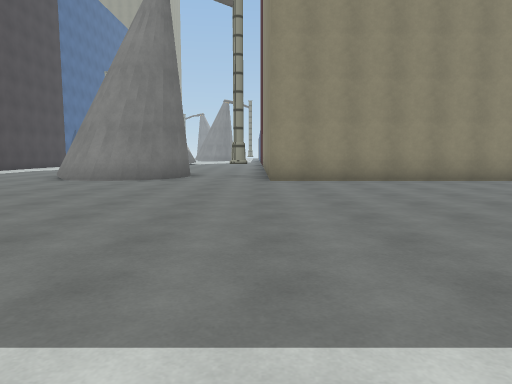
view 1 (above)

20 first-person views from a walk through a Unity game level. The camera is 1.3 m above the floor, tilts 6° down and sees 70° across. The floor is counted in squares, 2 m on a side. Each view is taken from the middle of a square. On the plan, view 1 faces up. The plan holds only what a view shows up to about 11 squares ahead; the rest is blank. The place goes on beyond the plan. Surface patterns are stand-ins for the level's own textures.

view 2
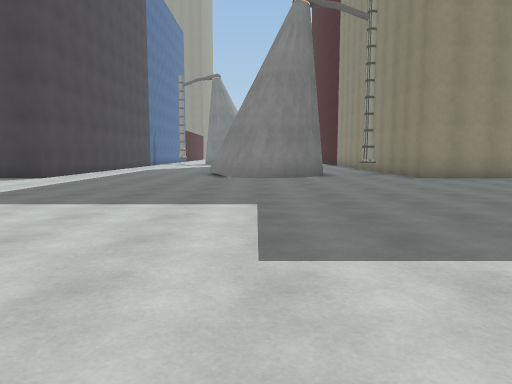

view 3
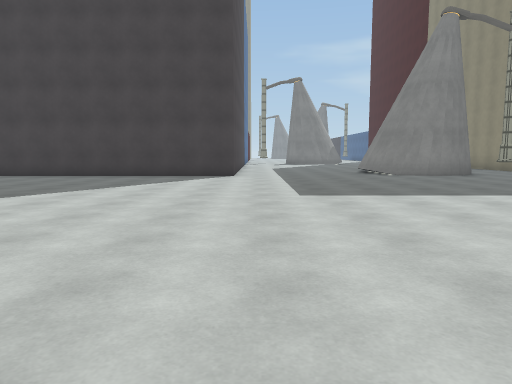

view 4
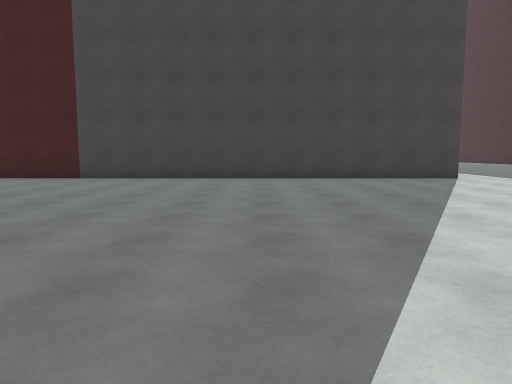

view 5
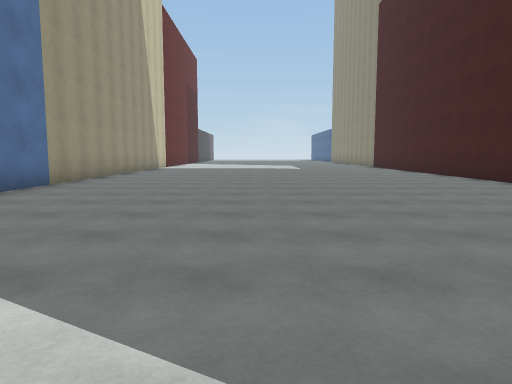

view 6
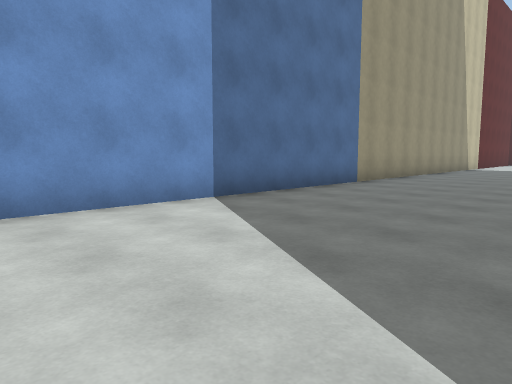

view 7
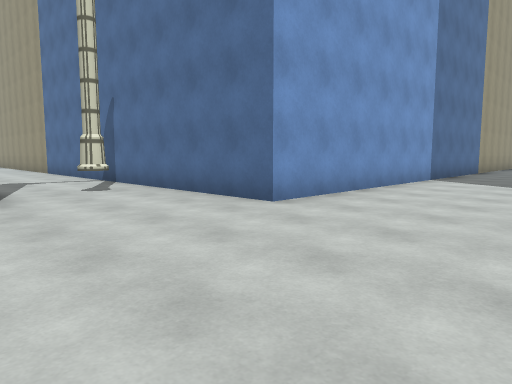

view 8
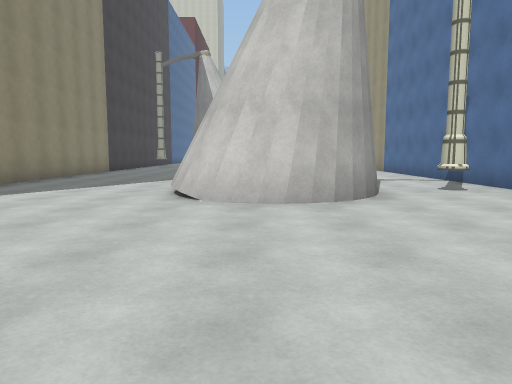

view 9
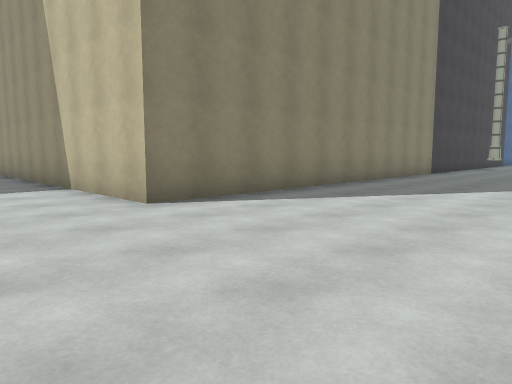

view 10
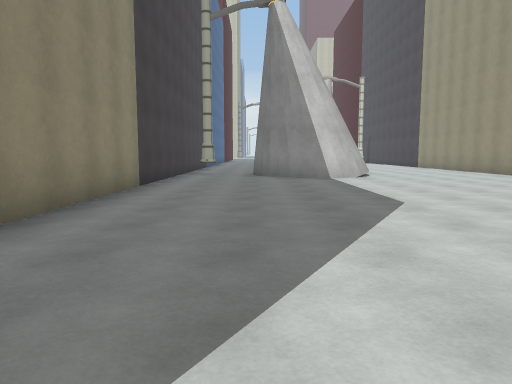

view 11
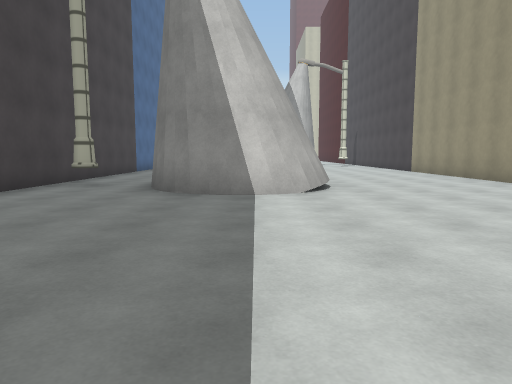

view 12
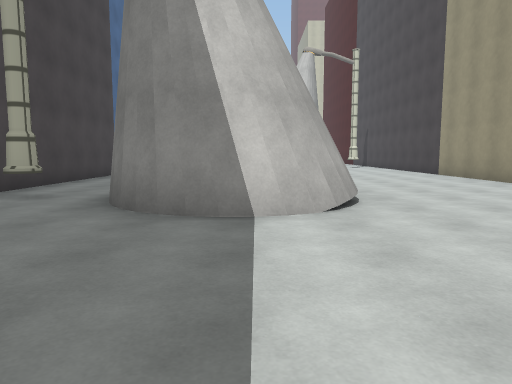

view 13
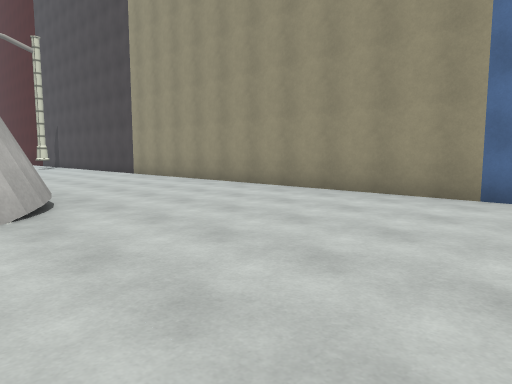

view 14
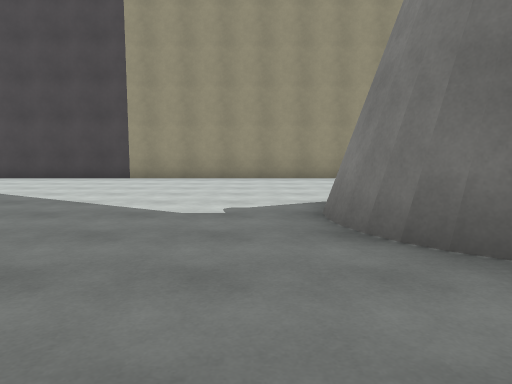

view 15
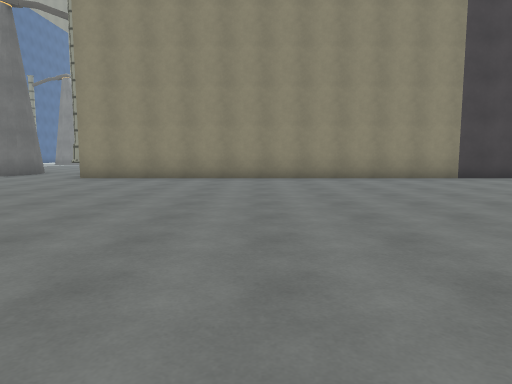

view 16
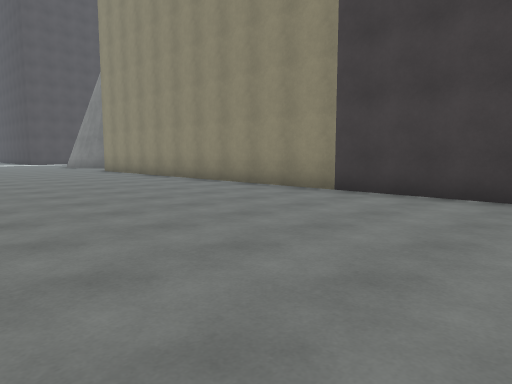

view 17
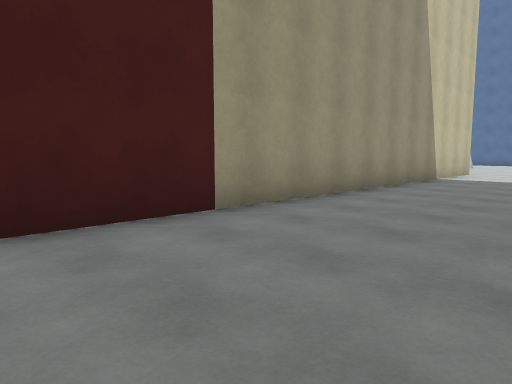

view 18
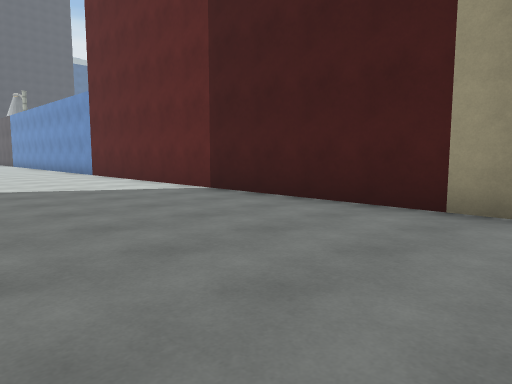

view 19
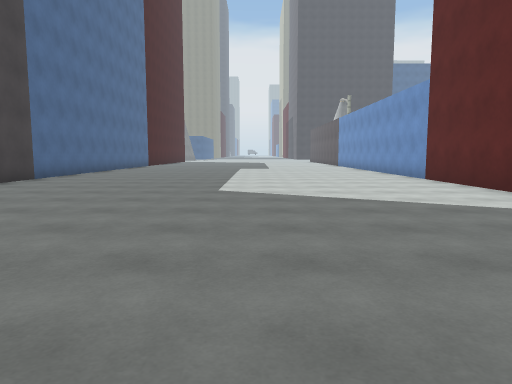

view 20
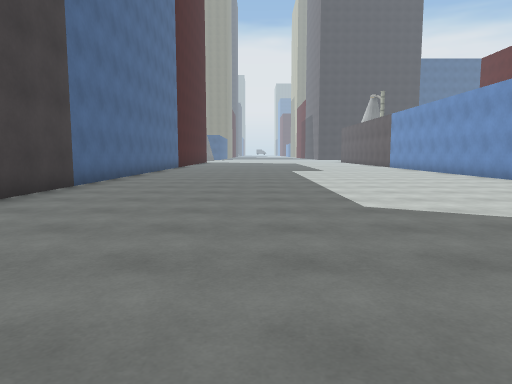

### Floor plan
Points are (right, up) in squares from view 1. A wall is a line through its corners. A room is listed if a view was taken in it or the views show most of it. See-through windows are left out.
Room 1 (views 1, 2, 3, 4, 5, 6, 7, 8, 9, 10, 11, 12, 13, 14, 15, 16, 17, 18, 19, 20)
walls: (-3.9, -3.4) (-3.7, -3.9); (-3.8, -3.7) (-3.6, -4.2); (-5.3, -2.8) (-4.6, -2.9); (-6, -2.9) (-5.1, -2.8); (-6.1, -3) (-5.5, -2.7); (-6.8, -3.7) (-6.4, -3.2) (-5.8, -2.8); (-7, -4) (-6.7, -3.5) (-5.9, -2.8) (-5, -2.8) (-4.5, -3.1); (-3.2, 8.9) (-4, 8.9) (-4.5, 9.1); (-3.2, 8.9) (-3.5, 8.8); (-2.1, 9.8) (-2.5, 9.2) (-3.3, 8.8) (-4.3, 9); (-2, 10) (-2.3, 9.5); (-2, 10.3) (-2.2, 9.6) (-2.8, 9.1) (-3.5, 8.8); (-3.2, -13.8) (-2.5, -14.2); (-3.6, -13.8) (-2.8, -14); (-4.4, -14) (-3.6, -13.8) (-3, -13.9); (-4.6, -14.2) (-3.8, -13.8) (-3, -13.8) (-2.3, -14.4) (-2, -15); (-9.7, 10.1) (-9.7, 8.7) (-23.1, 8.7); (-5.1, -14.9) (-4.9, -14.5); (-5.3, -14.9) (-5, -14.4); (-2.4, -16.6) (-2.9, -17); (-2.5, -16.7) (-3, -17) (-3.7, -17.1); (-2.8, -16.9) (-3.3, -17.1) (-4, -17.1); (13.1, 8.7) (0.3, 8.7) (0.3, 10.5); (0.3, -21.1) (0.3, -1.3) (24.1, -1.3); (-23.4, -1.3) (-9.7, -1.3) (-9.7, -23.5); (24, 8.7) (18.1, 8.7)
low walls: (-3.5, 8.7) (-4, 8.7)

Positions as (right, up) in squares from view 1, and headings:
1: (0, 0), facing up
2: (-4, -1), facing up
3: (-9, -2), facing up
4: (-15, -1), facing up
5: (-12, 3), facing left
6: (-12, 3), facing down-left
7: (-6, 2), facing down-left
8: (-5, 2), facing down
9: (-4, 1), facing down-right
10: (-2, -4), facing down
11: (-4, -8), facing down
12: (-4, -10), facing down
13: (-4, -10), facing down-left
14: (0, -18), facing left
15: (5, -1), facing up
16: (14, 3), facing up-left
17: (13, 2), facing down-left
18: (9, 3), facing down-right
19: (11, 3), facing right
20: (13, 5), facing right
